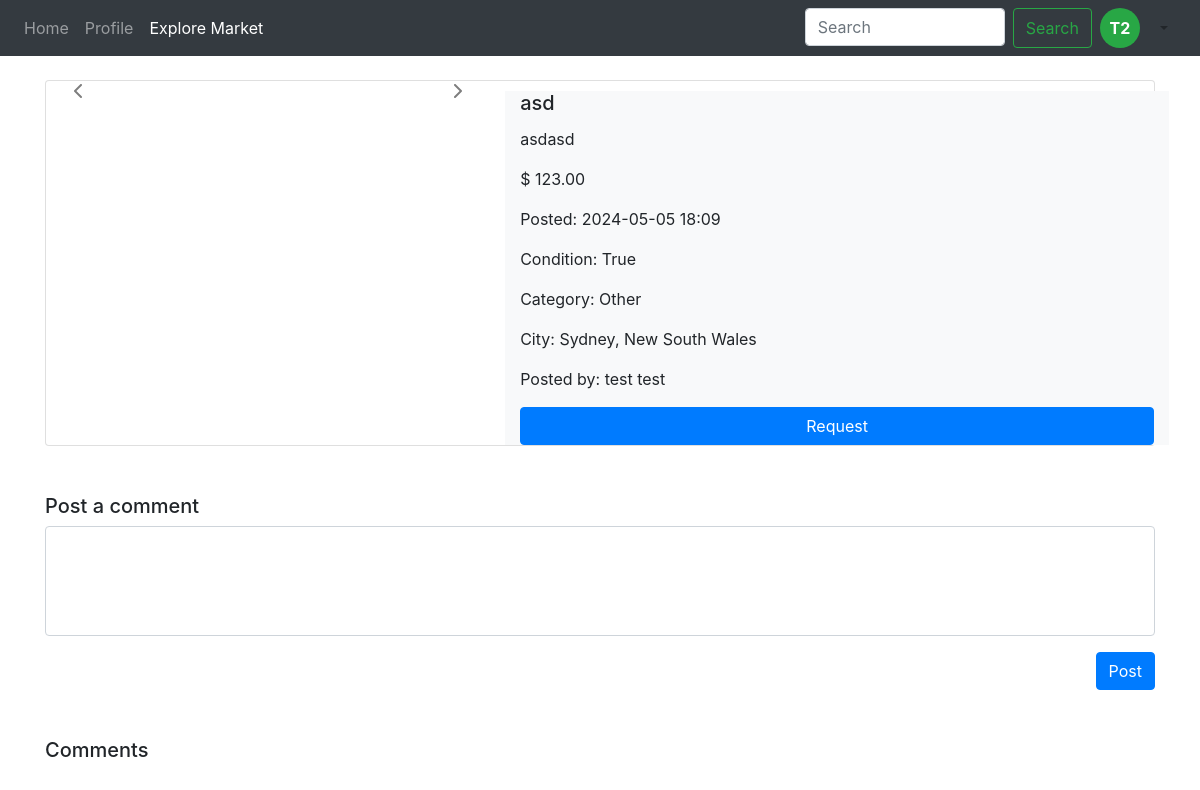
Screenshot of /items/1 (signed in) with the database file from the repository.
### app/models.py (models this page shows, shortened)
class User(UserMixin, db.Model):
    __tablename__ = 'user'
    id = db.Column(db.Integer, primary_key=True)
    email = db.Column(db.String(255), unique=True, nullable=False)
    first_name = db.Column(db.String(100), nullable=False)
    last_name = db.Column(db.String(100), nullable=False)
    password = db.Column(db.String(255), nullable=False)
    phone_number = db.Column(db.String(20))
    join_date = db.Column(db.DateTime(), nullable=False, default=datetime.datetime.now)
    last_login = db.Column(db.DateTime(), nullable=False, default=datetime.datetime.now)
    saved_items = db.relationship("UserItemSaved", backref="user", lazy="dynamic")
    sender_item_requests = db.relationship('ItemRequest', backref='sender', lazy="dynamic", foreign_keys="ItemRequest.sender_id")
    receiver_item_requests = db.relationship('ItemRequest', backref='receiver', lazy="dynamic", foreign_keys="ItemRequest.receiver_id")
    comments = db.relationship('Comment', backref='user', lazy="dynamic")
    items = db.relationship('Item', backref='user', lazy="dynamic")
    address = db.relationship('Address', backref='user', uselist=False)
    bids = db.relationship('Bid', backref='user', lazy="dynamic")

class Item(db.Model):
    __tablename__ = 'item'
    id = db.Column(db.Integer, primary_key=True)
    user_id = db.Column(db.Integer, db.ForeignKey('user.id'))
    city_id = db.Column(db.Integer, db.ForeignKey('city.id'))
    category_id = db.Column(db.Integer, db.ForeignKey('category.id'))
    item_auction_id = db.Column(db.Integer, db.ForeignKey('item_auction.id'))
    title = db.Column(db.String(255), nullable=False)
    description = db.Column(db.Text)
    used = db.Column(db.Boolean, nullable=False, default=False)
    create_time = db.Column(db.DateTime(), nullable=False, default=datetime.datetime.now)
    price = db.Column(db.Float, nullable=False, default=0.0)
    delete_time = db.Column(db.DateTime(), nullable=True)
    sold_time = db.Column(db.DateTime(), nullable=True)
    photos = db.relationship('Photo', backref='item')
    comments = db.relationship('Comment', backref='item', lazy="dynamic")
    item_auction = db.relationship('ItemAuction', backref='item', uselist=False)
    saved_users = db.relationship('UserItemSaved', backref='item', lazy="dynamic")
    item_requests = db.relationship('ItemRequest', backref='item', lazy="dynamic")
    city = db.relationship('City', backref='items', uselist=False)
    thumb_photo_url=None
    posted_date=None
    saved_by_user=False

class Category(db.Model):
    __tablename__ = 'category'
    id = db.Column(db.Integer, primary_key=True)
    name = db.Column(db.String(100), unique=True, nullable=False)
    items = db.relationship('Item', backref='category', lazy="dynamic")

class City(db.Model):
    __tablename__ = 'city'
    id = db.Column(db.Integer, primary_key=True)
    state_id = db.Column(db.Integer, db.ForeignKey('state.id'))
    name = db.Column(db.String(100), unique=True, nullable=False)
    state = db.relationship('State', backref='cities', uselist=False)

class State(db.Model):
    __tablename__ = 'state'
    id = db.Column(db.Integer, primary_key=True)
    name = db.Column(db.String(100), unique=True, nullable=False)

### app/item/routes.py (the view)
@item_blueprint.route('/<int:item_id>', methods=['GET'])
def item(item_id):
    item = Item.query\
        .filter(Item.delete_time.is_(None), Item.sold_time.is_(None), Item.id == item_id)\
    .first_or_404()
    item_request = ItemRequest.query\
        .filter(ItemRequest.sender_id == current_user.id, ItemRequest.item_id == item_id)\
        .first()
    already_requested = item_request is not None
    for photo in item.photos:
        photo.photo_url = awsS3_service.generate_presigned_url(f"{photo.id}.{photo.extension}")
    comments = item.comments.order_by(Comment.create_time.desc()).all();
    today = datetime.now()
    for comment in comments:
        days = (today - comment.create_time).days
        comment.is_a_month_ago = days >= 30
        comment.days_ago = days
    return render_template('item/item.html', item=item, already_requested=already_requested, comments=comments)

### app/__init__.py (called while the page is built)
def regex_search(value, pattern):
    return re.search(pattern, value) is not None

### app/auth/__init__.py (called while the page is built)
@login_manager.user_loader
def load_user(user_id):
    from ..models import User
    return User.query.get(int(user_id))

### app/item/routes.py (called while the page is built)
@item_blueprint.before_request
@login_required
def before_request():
    return

### app/templates/item/item.html (shortened to what this page needs)
{% extends 'base.html' %}
{% import 'item/macros/item-request.html' as item_request %}
{% block css_styles %}
    {{ super() }}
    <link rel="stylesheet" href="{{ url_for('static', filename='css/item/item.css') }}">
{% endblock %}
{% block content %}
<div id="itemCard" class="card mt-4" data-item-id="{{ item.id }}">
    <div class="row">
        <div class="col-sm-12 col-lg-5">
            <div id="carouselExampleIndicators" class="carousel slide">
                <button class="carousel-control-prev" type="button" data-bs-target="#carouselExampleIndicators" data-bs-slide="prev">
                    <i class="fa-solid fa-chevron-left text-black"></i>
                </button>
                <button class="carousel-control-next" type="button" data-bs-target="#carouselExampleIndicators" data-bs-slide="next">
                    <i class="fa-solid fa-chevron-right text-black "></i>
                </button>
            </div>
        </div>
        <div class="col-sm-12 col-lg-7 bg-light">
            <h5 class="card-title">{{ item.title }}</h5>
            <p class="card-text">{{ item.description }}</p>
            <p class="card-text">$ {{ "%.2f"|format(item.price) }}</p>
            <p class="card-text">Posted: {{ item.create_time.strftime('%Y-%m-%d %H:%M') if item.create_time }}</p>
            <p class="card-text">Condition: {{ item.used }}</p>
            <p class="card-text">Category: {{ item.category.name }}</p>
            <p class="card-text">City: {{ item.city.name }}, {{ item.city.state.name }}</p>
            <p class="card-text">Posted by: {{ item.user.first_name + " " + item.user.last_name }}</p>
            {% if current_user.id != item.user.id %}
                {{ item_request.render_item_request_button(item, already_requested) }}
            {% endif %}
        </div>
    </div>
</div>
<div class="comment-container mt-5">
    <h5 class="h5">
        Post a comment
    </h5>
    <div class="comment-box-container">
        <textarea id="commentInput" class="form-control" rows="4" required></textarea>
        <button id="btnPostComment" class="btn btn-primary ml-auto mt-3">
            Post
        </button>
    </div>
    <div class="comment-list-container">
        <h5 class="h5 mb-3">
            Comments
        </h5>
    </div>
</div>
{% endblock %}

### app/templates/navbar.html (shortened to what this page needs)
<nav class="navbar navbar-expand-lg navbar-dark bg-dark">
  <div id="navbarDM" class="collapse navbar-collapse">
    <ul class="navbar-nav me-auto">
      <li class="nav-item">
        <a class="nav-link {{ 'active' if  request.path == '/'  else '' }}" aria-current="page" href="/">
          Home
        </a>
      </li>
      <li class="nav-item">
        <a class="nav-link {{ 'active' if request.path | regex_search("^" + url_for('me.me')) else '' }}" href="{{ url_for('me.me') }}">Profile</a>
      </li>
      <li class="nav-item">
        <a class="nav-link {{ 'active' if request.path | regex_search("^" + url_for('item.items')) else '' }}" href="{{ url_for('item.items') }}">Explore Market</a>
      </li>
    </ul>
    <div id="navRightContainer">
      <div id="navSearchContainer">
        <input id="navbarSearchInput" name="search_text" class="form-control me-2" type="search" placeholder="Search" aria-label="Search">
        <button id="btnNavbarSearch" class="btn btn-outline-success">Search</button>
      </div>
      <div class="nav-item dropdown nav-dropdown-container">
        <div class="profile-initials rounded-circle" style="width: 40px; height: 40px; background-color: var(--primary-color); color: white; display: flex; justify-content: center; align-items: center; font-weight: bold;">
          {{ current_user.first_name[0] | upper }}{{ current_user.last_name[-1] | upper }}
        </div>
        <div class="nav-link dropdown-toggle" id="navbarUserDropdown" role="button" data-toggle="dropdown" aria-haspopup="true" aria-expanded="false">
        </div>
      </div>
    </div>
  </div>
</nav>

### app/static/css/home.css (style rules this page uses)
.container .row > div { display: flex; flex-direction: column; }
.container, .row, .col-lg-3, .col-md-6 { margin-top: 10px; }

### app/static/css/main.css (style rules this page uses)
#navbarSearchInput { width: 200px; }
:root { --primary-color: #28a745; --secondary-color: #4a5568; --background-light: #f4f4f4; }

### app/static/css/navbar.css (style rules this page uses)
.nav-dropdown-container { display: flex; flex-direction: row; }
#navSearchContainer { display: flex; flex-direction: row; margin-right: 8px; }
#navRightContainer { display: flex; flex-direction: row; justify-content: space-between; }

### app/static/css/item/item.css (style rules this page uses)
.comment-box-container { display: flex; flex-direction: column; }
.comment-container { padding-bottom: 48px; }
.comment-list-container { margin-top: 48px; }
#commentInput { resize: none; }

### rows the page displays
User: first_name "T", last_name "2"
Item: title "asd", description "asdasd", price "123.00", create_time "2024-05-05 18:09", used "True"
Category: category.name "Other"
City: city.name "Sydney"
State: city.state.name "New South Wales"
User: user "test test"
